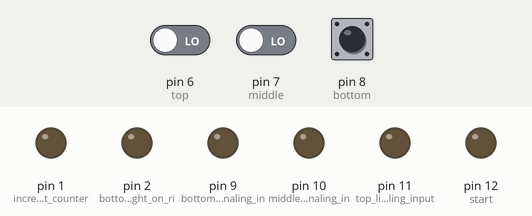
Recording of a sketch running on a simulated Arduino Uno, built with avr-gcc and run on an emulated ATmega328P. Shown: output pins drawn as LEDs (lit = HIGH). The inputs (shaded band) are chosen by the test bench; at power-on: pin 6 (top) LOW, pin 8 (bottom) LOW, pin 7 (middle) LOW.

Above: at 1.2 s.
1.3 s: pin 6 (top) driven HIGH
At 1.7 s:
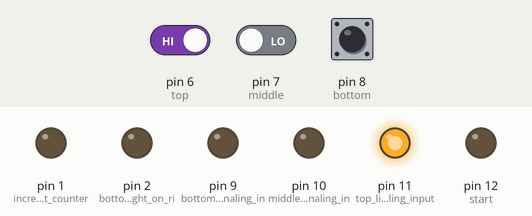
4.3 s: pin 6 (top) driven LOW
At 5.5 s:
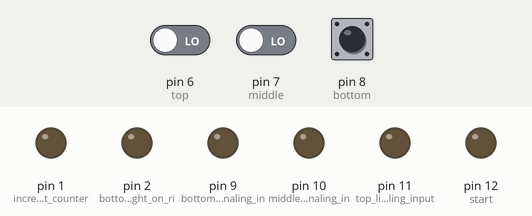
5.8 s: pin 8 (bottom) pulled HIGH for 1 s
At 6.2 s:
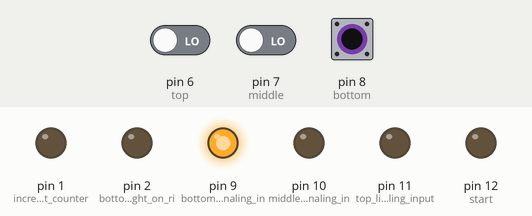
8.3 s: pin 7 (middle) driven HIGH
At 8.6 s:
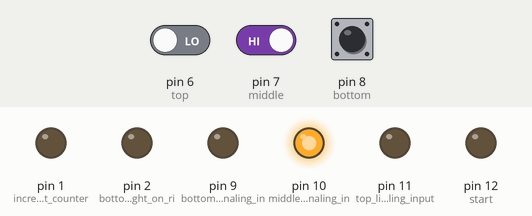
11.3 s: pin 7 (middle) driven LOW
At 12.1 s:
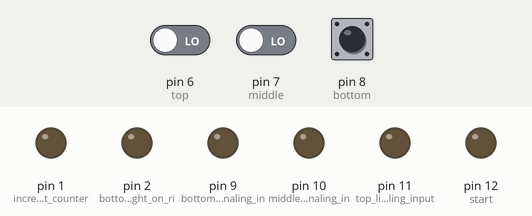
Timing chart, 0 to 13.8 s (numbered marks = the images above; inputs shaded):
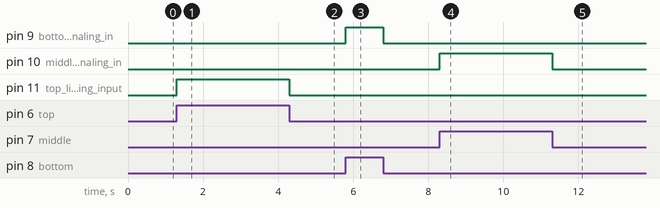

Measured:
- after the input at 1.3 s, pin 11 (top_light_signaling_input): LOW → HIGH at once
- after the input at 4.3 s, pin 11 (top_light_signaling_input): HIGH → LOW at once
- after the input at 5.8 s, pin 9 (bottom_light_signaling_in): LOW → HIGH at once, → LOW 1.0 s later
- after the input at 8.3 s, pin 10 (middle_light_signaling_in): LOW → HIGH at once
- after the input at 11.3 s, pin 10 (middle_light_signaling_in): HIGH → LOW at once

The sketch:

Input-Debug.ino
```cpp
void setup() {
  pinMode(13, INPUT); // start/stop button input
  pinMode(6, INPUT); // top/left input
  pinMode(7, INPUT); // middle/middle input
  pinMode(8, INPUT); // bottom/right input

  pinMode(0, OUTPUT); // reset counter (top light = fail)
  pinMode(1, OUTPUT); // increment counter (middle light = success)

  pinMode(2, OUTPUT); // bottom output light on right, not being used currently

  pinMode(9, OUTPUT); // bottom light signaling input
  pinMode(10, OUTPUT); // middle light signaling input
  pinMode(11, OUTPUT); // top light signaling input
  pinMode(12, OUTPUT); //start/stop indicator
  bool isRunning = false;

}

void loop()
{
  if (digitalRead(6) == HIGH) {
    digitalWrite(11, HIGH);
    delay(500);
    digitalWrite(11, LOW);
  }
  else if (digitalRead(7) == HIGH) {
    digitalWrite(10, HIGH);
    delay(500);
    digitalWrite(10, LOW);
  }
  else if (digitalRead(8) == HIGH) {
    digitalWrite(9, HIGH);
    delay(500);
    digitalWrite(9, LOW);
  }
}
```
